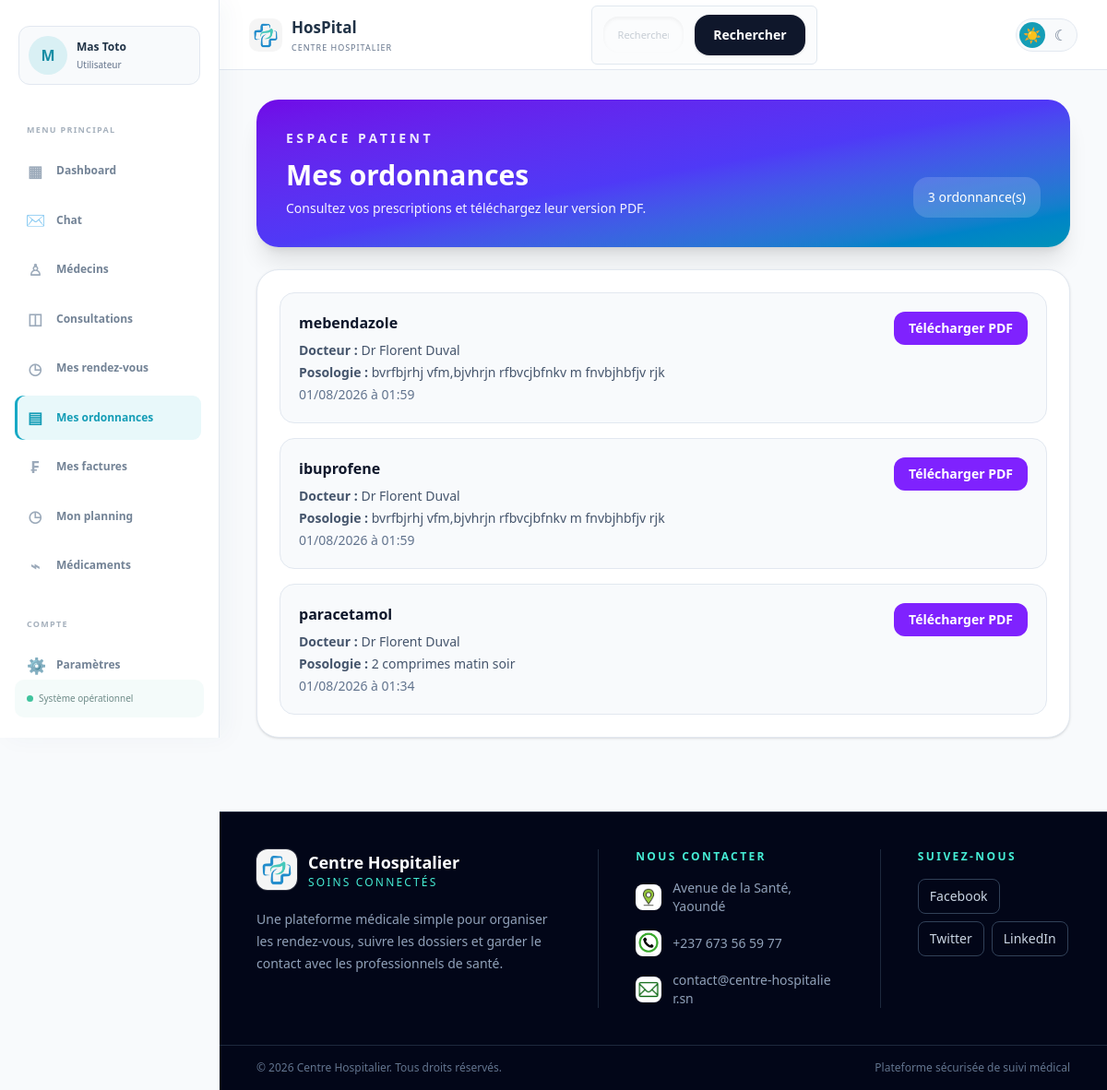
Screenshot of /ordonnances/patient/ (signed in) with the database file from the repository.
### hopital/models.py (models this page shows, shortened)
class CustomUser(AbstractUser):
    ROLE_CHOICES = [
        ('user', 'Utilisateur'),
        ('medecin', 'Medecin'),
        ('admin', 'Administrateur'),
        ('secretaire', 'Secretaire'),
    ]
    role = models.CharField(max_length=20, choices=ROLE_CHOICES, default='user')
    nom = models.CharField(max_length=100, blank=True, null=True)
    prenom = models.CharField(max_length=100, blank=True, null=True)
    sexe = models.CharField(max_length=10, blank=True, null=True)
    telephone = models.CharField(max_length=20, blank=True, null=True)
    adresse = models.CharField(max_length=255, blank=True, default='')
    specialite = models.CharField(max_length=100, blank=True, default='')
    langues = models.CharField(max_length=255, blank=True, default='')
    photo_profil = models.ImageField(upload_to='profils/', blank=True, null=True)
    date_naissance = models.DateField(blank=True, null=True)
    medecin_traitant = models.ForeignKey(
        'self',
        on_delete=models.SET_NULL,
        null=True,
        blank=True,
        related_name='patients_suivis'
    )

class Ordonnance(models.Model):
    patient = models.ForeignKey(CustomUser, on_delete=models.CASCADE, null=True, blank=True, related_name='ordonnances_patient')
    medecin = models.ForeignKey(CustomUser, on_delete=models.CASCADE, null=True, blank=True, related_name='ordonnances_medecin')
    consultation = models.ForeignKey(Consultation, on_delete=models.CASCADE, null=True, blank=True, related_name='ordonnances')
    medicament = models.ForeignKey('Medicament', on_delete=models.CASCADE, related_name='ordonnances')
    posologie = models.TextField()
    date_creation = models.DateTimeField(default=timezone.now)

class Medicament(models.Model):
    nom = models.CharField(max_length=200)
    description = models.TextField()
    prix = models.DecimalField(max_digits=10, decimal_places=2)
    quantite_disponible = models.IntegerField(default=0)

### hopital/views.py (the view)
# urls.py: path('ordonnances/patient/', patient_ordonnances, name='patient_ordonnances'),
@login_required
def patient_ordonnances(request):
    if request.user.role not in ['user', 'patient']:
        return redirect('hboard')
    ordonnances = Ordonnance.objects.filter(
        patient=request.user,
    ).select_related('medecin', 'medicament').prefetch_related(
        'lignes_ordonnance__medicament',
    ).order_by('-date_creation')
    ordonnances, extra_query = paginate_queryset(request, ordonnances, 8, page_param='page_patient_ordonnances')
    return render(request, 'patient-ordonnances.html', {
        'ordonnances_list': ordonnances,
        'extra_query': extra_query,
    })

### hopital/context_processors.py (called while the page is built)
def chat_notifications(request):
    if not request.user.is_authenticated:
        return {'unread_chat_count': 0}
    return {
        'unread_chat_count': ChatMessage.objects.filter(
            receiver=request.user,
            is_read=False,
        ).count(),
    }

### hopital/utils.py (called while the page is built)
def paginate_queryset(request, queryset, per_page=6, page_param='page'):
    paginator = Paginator(queryset, per_page)
    page_number = request.GET.get(page_param, 1)
    try:
        page_obj = paginator.page(page_number)
    except PageNotAnInteger:
        page_obj = paginator.page(1)
    except EmptyPage:
        page_obj = paginator.page(paginator.num_pages)
    extra_query = get_query_string(request, exclude=[page_param])
    return page_obj, extra_query

def get_query_string(request, exclude=None):
    params = request.GET.copy()
    exclude = exclude or []
    for key in exclude:
        params.pop(key, None)
    return params.urlencode()

### hopital/templates/patient-ordonnances.html (shortened to what this page needs)
{% load static %}
<!DOCTYPE html>
<html lang="fr">
<head>
    <link rel="stylesheet" href="{% static 'css/style.css' %}">
    <link rel="stylesheet" href="{% static 'css/hboard.css' %}">
    <link rel="stylesheet" href="{% static 'output.css' %}">
    <script src="https://cdn.jsdelivr.net/npm/@tailwindcss/browser@4"></script>
</head>
<body class="min-h-screen bg-slate-50 text-slate-800">
    {% include 'header.html' %}
    <main class="mx-auto max-w-7xl px-5 py-8 sm:px-8 lg:px-10">
        <section class="rounded-3xl bg-linear-to-br from-violet-700 via-indigo-600 to-cyan-600 p-6 text-white shadow-xl sm:p-8">
            <p class="text-sm font-semibold uppercase tracking-[0.25em] text-violet-100">Espace patient</p>
            <div class="mt-3 flex flex-col gap-4 sm:flex-row sm:items-end sm:justify-between">
                <div>
                    <h1 class="text-3xl font-semibold">Mes ordonnances</h1>
                    <p class="mt-2 max-w-xl text-sm text-violet-50">Consultez vos prescriptions et téléchargez leur version PDF.</p>
                </div>
                <span class="rounded-2xl bg-white/15 px-4 py-3 text-sm">{{ ordonnances_list.paginator.count }} ordonnance(s)</span>
            </div>
        </section>
        <section class="mt-6 rounded-3xl border border-slate-200 bg-white p-5 shadow-sm sm:p-6">
            {% if ordonnances_list %}
            <div class="space-y-4">
                {% for ordonnance in ordonnances_list %}
                <article class="rounded-2xl border border-slate-200 bg-slate-50 p-5">
                    <div class="flex flex-col gap-4 sm:flex-row sm:items-start sm:justify-between">
                        <div>
                            <p class="font-semibold text-slate-900">
                                {% for ligne in ordonnance.lignes_ordonnance.all %}
                                {{ ligne.medicament.nom }}{% if not forloop.last %}, {% endif %}
                                {% empty %}
                                {{ ordonnance.medicament.nom|default:'Médicament non renseigné' }}
                                {% endfor %}
                            </p>
                            <p class="mt-2 text-sm text-slate-600"><strong>Docteur :</strong> Dr {{ ordonnance.medecin.prenom|default:'' }} {{ ordonnance.medecin.nom|default:'' }}</p>
                            <p class="mt-1 text-sm text-slate-600"><strong>Posologie :</strong> {{ ordonnance.posologie }}</p>
                            <p class="mt-1 text-sm text-slate-500">{{ ordonnance.date_creation|date:"d/m/Y à H:i" }}</p>
                        </div>
                        <a href="{% url 'download_ordonnance_pdf' ordonnance.pk %}" class="inline-flex shrink-0 items-center justify-center rounded-xl bg-violet-600 px-4 py-2 text-sm font-semibold text-white transition hover:bg-violet-700">Télécharger PDF</a>
                    </div>
                </article>
                {% endfor %}
            </div>
            {% else %}
            <p class="py-8 text-center text-sm text-slate-500">Aucune ordonnance reçue pour le moment.</p>
            {% endif %}
        </section>
    </main>
    {% include 'footer.html' %}
</body>
</html>

### hopital/templates/header.html (shortened to what this page needs)
{% load static %}
<aside class="app-sidebar" id="app-sidebar" data-app-sidebar>
    <a href="{% url 'parametres' %}" class="sidebar-profile">
        {% if request.user.photo_profil %}
            <img src="{{ request.user.photo_profil.url }}" alt="Photo de {{ request.user.prenom|default:request.user.username }}">
        {% else %}
            <span class="sidebar-profile-fallback">{{ request.user.prenom|default:request.user.username|first|upper }}</span>
        {% endif %}
        <span class="sidebar-profile-info"><strong>{{ request.user.prenom|default:'' }} {{ request.user.nom|default:'' }}</strong><small>{{ request.user.get_role_display|default:'Utilisateur' }}</small></span>
    </a>
    <nav class="app-sidebar-nav" aria-label="Navigation principale">
        <p class="app-nav-label">Menu principal</p>
        <a class="app-nav-link {% if request.resolver_match.url_name == 'hboard' %}is-active{% endif %}" href="{% url 'hboard' %}"><span aria-hidden="true">▦</span>Dashboard</a>
        <a class="app-nav-link chat-nav-link " href="{% url 'chat_inbox' %}"><span class="chat-icon" aria-hidden="true">✉</span><span class="app-nav-link-label">Chat</span></a>
        <a class="app-nav-link {% if request.resolver_match.url_name == 'medecin-list' %}is-active{% endif %}" href="{% url 'medecin-list' %}"><span aria-hidden="true">♙</span>Médecins</a>
        <a class="app-nav-link " href="{% if request.user.role == 'medecin' %}{% url 'medecin_consultation' %}{% elif request.user.role == 'user' or request.user.role == 'patient' %}{% url 'patient_consultation' %}{% else %}{% url 'staff_consultations' %}{% endif %}"><span aria-hidden="true">◫</span>Consultations</a>
        {% if request.user.role == 'user' or request.user.role == 'patient' %}
        <a class="app-nav-link {% if request.resolver_match.url_name == 'patient_rendez_vous' %}is-active{% endif %}" href="{% url 'patient_rendez_vous' %}"><span aria-hidden="true">◷</span>Mes rendez-vous</a>
        <a class="app-nav-link {% if request.resolver_match.url_name == 'patient_ordonnances' %}is-active{% endif %}" href="{% url 'patient_ordonnances' %}"><span aria-hidden="true">▤</span>Mes ordonnances</a>
        <a class="app-nav-link {% if request.resolver_match.url_name == 'patient_factures' %}is-active{% endif %}" href="{% url 'patient_factures' %}"><span aria-hidden="true">₣</span>Mes factures</a>
        {% endif %}
        <a class="app-nav-link {% if request.resolver_match.url_name == 'medecin_planning' %}is-active{% endif %}" href="{% if request.user.role == 'medecin' %}{% url 'medecin_planning' %}{% else %}{% url 'medecin-list' %}{% endif %}"><span aria-hidden="true">◷</span>Mon planning</a>
        <a class="app-nav-link {% if request.resolver_match.url_name == 'stock_medicaments' %}is-active{% endif %}" href="{% url 'stock_medicaments' %}"><span aria-hidden="true">⌁</span>Médicaments</a>
        <p class="app-nav-label app-nav-label-spaced">Compte</p>
        <a class="app-nav-link {% if request.resolver_match.url_name == 'parametres' %}is-active{% endif %}" href="{% url 'parametres' %}"><span aria-hidden="true">⚙</span>Paramètres</a>
    </nav>
    <div class="app-sidebar-footer"><span></span>Système opérationnel</div>
</aside>
<header class="app-header">
    <nav class="app-header-nav">
        <a href="{% url 'hboard' %}" class="app-header-brand">
            <img src="{% static 'images/hos.png' %}" alt="Logo HosPital" class="app-header-logo">
            <span><strong>HosPital</strong><small>Centre hospitalier</small></span>
        </a>
        <div class="search-box">
                <form method="get" action="{% url 'hboard' %}" title="saisissez le nom de l'utilisateur" class="flex flex-col gap-3 sm:flex-row sm:items-center">
                    <div class="relative w-full">
                        <input type="text" name="q" value="{{ search_results.query|default:'' }}" placeholder="Rechercher un patient, un médecin, une consultation ou une chambre" class="w-full rounded-2xl border border-slate-200 bg-slate-50 px-4 py-3 text-sm text-slate-800 shadow-inner outline-none transition focus:border-cyan-500 focus:bg-white focus:ring-4 focus:ring-cyan-100">
                    </div>
                    <button type="submit" class="rounded-2xl bg-slate-900 px-5 py-3 text-sm font-semibold text-white shadow-sm transition hover:bg-slate-700">Rechercher</button>
                </form>
            </div>
        <div class="app-header-actions">
            <div class="theme-switcher" role="group" aria-label="Choisir le thème">
                <button type="button" class="theme-button" data-theme-choice="light" aria-label="Activer le thème clair" title="Thème clair">☀</button>
                <button type="button" class="theme-button" data-theme-choice="dark" aria-label="Activer le thème sombre" title="Thème sombre">☾</button>
            </div>
        </div>
    </nav>
</header>

### hopital/static/css/style.css (style rules this page uses)
:root { color-scheme: light; --theme-page: #f8fafc; --theme-surface: #ffffff; --theme-text: #203246; --theme-muted: #64748b; --theme-border: #e2e8f0; }
body { transition: background-color .2s ease, color .2s ease; }
.theme-switcher { display: inline-flex; align-items: center; gap: 3px; padding: 3px; border: 1px solid var(--theme-border); border-radius: 999px; background: var(--theme-page); }
.theme-button { display: grid; place-items: center; width: 28px; height: 28px; border: 0; border-radius: 50%; background: transparent; color: var(--theme-muted); cursor: pointer; font-size: 16px; line-height: 1; transition: background-color .2s ease, color .2s ease, transform .2s ease; }
.theme-button.is-selected { background: #159db6; color: #ffffff; }
.app-sidebar { position: fixed; inset: 0 auto 0 0; z-index: 40; display: flex; width: 238px; height: 100vh; flex-direction: column; overflow: hidden; padding: 28px 16px 22px; border-right: 1px solid var(--theme-border, #e2e8f0); background: var(--theme-surface, #fff); box-shadow: 8px 0 25px rgba(30, 64, 90, .04); }
.app-sidebar-nav { display: flex; min-height: 0; margin-top: 42px; flex: 1; flex-direction: column; overflow-y: auto; padding-right: 3px; scrollbar-width: thin; }
.sidebar-profile { display: flex; align-items: center; gap: 10px; margin: 0 4px; padding: 10px; border: 1px solid var(--theme-border, #e2e8f0); border-radius: 12px; background: var(--theme-page, #f8fafc); color: var(--theme-text, #203246); text-decoration: none; }
.sidebar-profile img, .sidebar-profile-fallback { display: grid; width: 42px; height: 42px; flex: 0 0 42px; place-items: center; border-radius: 50%; object-fit: cover; background: #d9f0f4; color: #168da4; font-size: 16px; font-weight: 700; }
.sidebar-profile-info { min-width: 0; }
.sidebar-profile-info strong, .sidebar-profile-info small { display: block; overflow: hidden; text-overflow: ellipsis; white-space: nowrap; }
.sidebar-profile-info strong { font-size: 12px; }
.sidebar-profile-info small { margin-top: 3px; color: var(--theme-muted, #64748b); font-size: 10px; }
.app-nav-label { margin: 0 13px 11px; color: #a6b1bd; font-size: 9px; font-weight: 700; letter-spacing: 1.3px; text-transform: uppercase; }
.app-nav-label-spaced { margin-top: 30px; }
.app-nav-link { display: flex; align-items: center; gap: 14px; margin: 3px 0; padding: 11px 13px; border-radius: 9px; color: #738396; font-size: 12px; font-weight: 600; text-decoration: none; transition: .2s ease; }
.app-nav-link span { width: 18px; color: #9caaba; font-size: 17px; text-align: center; }
.app-nav-link .app-nav-link-label { width: auto; color: inherit; font-size: inherit; text-align: left; }
.chat-nav-link { position: relative; padding-right: 30px; }
.chat-nav-link .chat-icon { display: inline-flex; width: 18px; align-items: center; justify-content: center; color: inherit; font-size: 17px; }
.app-nav-link:hover, .app-nav-link.is-active { background: #e8f8fa; color: #159db6; }
.app-nav-link.is-active { box-shadow: inset 3px 0 #18a9c5; }
.app-nav-link.is-active span { color: #159db6; }
.app-sidebar-footer { margin-top: auto; padding: 13px; border-radius: 10px; background: #f4fbfa; color: #6e8b88; font-size: 10px; }
.app-sidebar-footer span { display: inline-block; width: 7px; height: 7px; margin-right: 6px; border-radius: 50%; background: #40c39d; }
.app-header { margin-left: 238px; border-bottom: 1px solid var(--theme-border, #e2e8f0); background: rgba(255, 255, 255, .9); backdrop-filter: blur(10px); }
.app-header-nav { display: flex; align-items: center; justify-content: space-between; max-width: 1280px; min-height: 75px; margin: 0 auto; padding: 0 32px; }
.app-header-brand { display: flex; align-items: center; gap: 10px; color: var(--theme-text, #203246); text-decoration: none; }
.app-header-logo { width: 36px; height: 36px; border-radius: 10px; object-fit: cover; }
.app-header-brand strong { display: block; font-size: 17px; }
.app-header-brand small { display: block; margin-top: 2px; color: var(--theme-muted, #64748b); font-size: 9px; letter-spacing: 1px; text-transform: uppercase; }
.app-header-actions { display: flex; align-items: center; gap: 16px; }
body:has(.app-sidebar) > main { margin-left: 238px; }

### hopital/static/css/hboard.css (style rules this page uses)
.search-box { display:flex;align-items:center;gap:9px;width:245px;padding:9px 12px;border:1px solid #e1e8ef;border-radius:6px;background:#fbfcfd;color:#93a0ad }
.search-box input { width:100%;border:0;outline:0;background:transparent;color:var(--ink);font-size:11px }

### rows the page displays
CustomUser: user.prenom|first "M", user.prenom "Mas", user.nom "Toto", user.role "Utilisateur"
Ordonnance: medicament.nom "mebendazole", medecin.prenom "Florent", medecin.nom "Duval", posologie "bvrfbjrhj vfm,bjvhrjn rfbvcjbfnkv m fnvbjhbfjv rjk", date_creation "01/08/2026 à 01:59"
Ordonnance: medicament.nom "ibuprofene", medecin.prenom "Florent", medecin.nom "Duval", posologie "bvrfbjrhj vfm,bjvhrjn rfbvcjbfnkv m fnvbjhbfjv rjk", date_creation "01/08/2026 à 01:59"
Ordonnance: medicament.nom "paracetamol", medecin.prenom "Florent", medecin.nom "Duval", posologie "2 comprimes matin soir", date_creation "01/08/2026 à 01:34"

### other values shown
{{ ordonnances_list.paginator.count }} "3"
